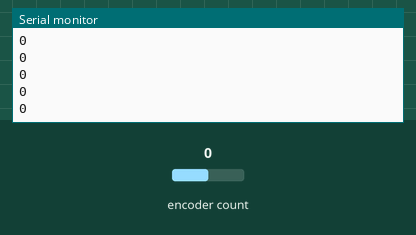
Simulated run of this sketch. Board: Arduino Uno, built with avr-gcc and run on an emulated ATmega328P. Shown: the last lines printed to the serial monitor. The test bench sets the inputs (shaded band); at power-on: encoder count 0.

Above: at 1.2 s.
1.3 s: encoder count set to 1
At 2.2 s:
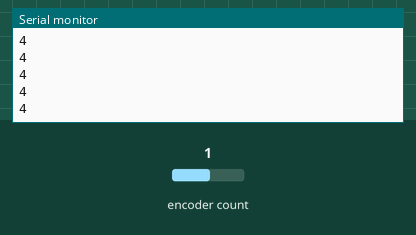
2.8 s: encoder count set to 2
At 3.8 s:
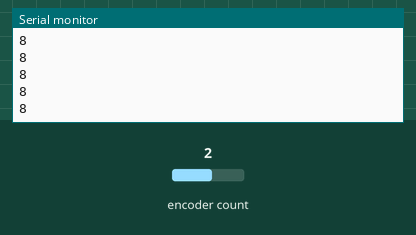
Timing chart, 0 to 5.8 s (numbered marks = the images above; inputs shaded):
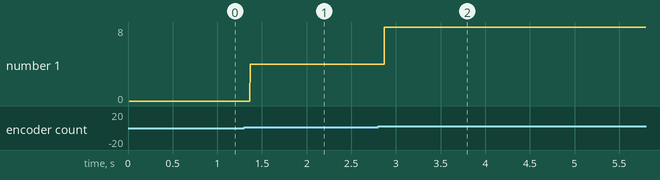

Measured:
- after the input at 1.3 s, the serial monitor: prints a new line after 0.07 s (image 1)
- after the input at 2.8 s, the serial monitor: prints a new line after 0.07 s (image 2)
- plotted number 1: 0 → 4 after the input at 1.3 s, 4 → 8 after the input at 2.8 s

The sketch:

QEI_Encoder_Test.ino
```cpp
#include <Encoder.h>
const int encoderPinA = 2;//pin for encoder's channel A.
const int encoderPinB = 3;//pin for encoder's channel B.

Encoder myEnc(encoderPinA, encoderPinB);//Initialize Encoder. (Quad Mode, Interrupt Enabled)
volatile long currentPosition = 0;

void setup() {
  // put your setup code here, to run once:
Serial.begin(9600);
  Serial.println("Encoder Test");
}

void loop() {
  // put your main code here, to run repeatedly:
currentPosition = myEnc.read();
Serial.println(currentPosition);
}
```
